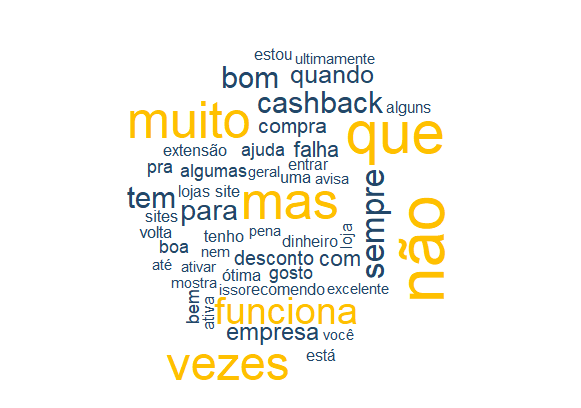

Recreate this plot in R.
#Limpando a memória do R
rm(list=ls(all=T))

# Packages
library(xlsx)
library(reshape)
library(tm)
library(wordcloud)

# --------------------------------------------------------------------------------------------------------------------------------------------------------------------------------
#Nuvem de Palavras Simples

#Dados
dataset=read.xlsx("C:/Users/User/Desktop/Repositório/Text mining, word clouds and comparison clouds/data.xlsx",1,encoding = "UTF-8")

data <- data.frame(text = dataset$Comentário)
text <- paste(data$text, collapse = " ")
text <- toupper(text)

source <- VectorSource(text)
corpus <- VCorpus(source, list(language = "pt"))

# Tratamento dos textos                 
clean_corpus <- function(corpus){
  corpus <- tm_map(corpus, removePunctuation)
  corpus <- tm_map(corpus, removeNumbers)
  corpus <- tm_map(corpus, stripWhitespace)
  corpus <- tm_map(corpus, removeWords, c(stopwords("pt")))
  return(corpus)
}   

clean_corp <- clean_corpus(corpus)
data_tdm <- TermDocumentMatrix(clean_corp)
data_m <- as.matrix(data_tdm)

#Plot da nuvem de palavras
par(mar = c(0,0,0,0))
commonality.cloud(data_m, colors = c("#224768", "#ffc000"), max.words = 50)
